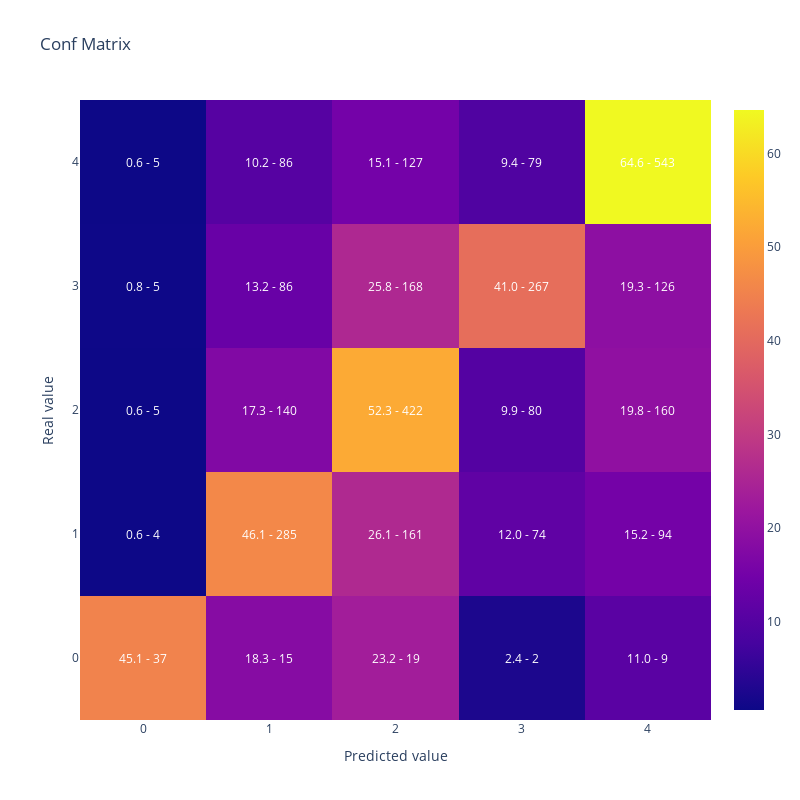

Notebook source saved alongside this figure:
### Code cell
#Vamos a replicar el resultado de la optimizacion reentrenando el modelo con el mejor conjunto de hiperparametros
#Generamos parametros incluyendo los fijos y la mejor solución que encontro optuna
lgb_params = {
    'objective': 'multiclass',
    'verbosity': -1,
    'num_class': len(y_train.unique())
}

# Update lgb_params with study.best_params
lgb_params.update(study.best_params)

lgb_train_dataset = lgb.Dataset(data=X_train,
                                label=y_train)


#Entreno
lgb_model = lgb.train(lgb_params,
                    lgb_train_dataset)

#Muestro matriz de confusion y kappa
display(plot_confusion_matrix(y_test,lgb_model.predict(X_test).argmax(axis=1)))

cohen_kappa_score(y_test,lgb_model.predict(X_test).argmax(axis=1),
                             weights = 'quadratic')

### Figure 1 — Plotly figure (JSON) as saved in the notebook; plotly's stock layout.template omitted (floating-point values rounded to 4 significant figures)
{"data": [{"type": "heatmap", "x": [0, 1, 2, 3, 4], "y": [0, 1, 2, 3, 4], "z": [[45.12, 18.29, 23.17, 2.439, 10.98], [0.6472, 46.12, 26.05, 11.97, 15.21], [0.6196, 17.35, 52.29, 9.913, 19.83], [0.7669, 13.19, 25.77, 40.95, 19.33], [0.5952, 10.24, 15.12, 9.405, 64.64]]}], "layout": {"annotations": [{"font": {"color": "white"}, "showarrow": false, "text": "45.1 - 37", "x": 0, "xref": "x", "y": 0, "yref": "y"}, {"font": {"color": "white"}, "showarrow": false, "text": "18.3 - 15", "x": 1, "xref": "x", "y": 0, "yref": "y"}, {"font": {"color": "white"}, "showarrow": false, "text": "23.2 - 19", "x": 2, "xref": "x", "y": 0, "yref": "y"}, {"font": {"color": "white"}, "showarrow": false, "text": "2.4 - 2", "x": 3, "xref": "x", "y": 0, "yref": "y"}, {"font": {"color": "white"}, "showarrow": false, "text": "11.0 - 9", "x": 4, "xref": "x", "y": 0, "yref": "y"}, {"font": {"color": "white"}, "showarrow": false, "text": "0.6 - 4", "x": 0, "xref": "x", "y": 1, "yref": "y"}, {"font": {"color": "white"}, "showarrow": false, "text": "46.1 - 285", "x": 1, "xref": "x", "y": 1, "yref": "y"}, {"font": {"color": "white"}, "showarrow": false, "text": "26.1 - 161", "x": 2, "xref": "x", "y": 1, "yref": "y"}, {"font": {"color": "white"}, "showarrow": false, "text": "12.0 - 74", "x": 3, "xref": "x", "y": 1, "yref": "y"}, {"font": {"color": "white"}, "showarrow": false, "text": "15.2 - 94", "x": 4, "xref": "x", "y": 1, "yref": "y"}, {"font": {"color": "white"}, "showarrow": false, "text": "0.6 - 5", "x": 0, "xref": "x", "y": 2, "yref": "y"}, {"font": {"color": "white"}, "showarrow": false, "text": "17.3 - 140", "x": 1, "xref": "x", "y": 2, "yref": "y"}, {"font": {"color": "white"}, "showarrow": false, "text": "52.3 - 422", "x": 2, "xref": "x", "y": 2, "yref": "y"}, {"font": {"color": "white"}, "showarrow": false, "text": "9.9 - 80", "x": 3, "xref": "x", "y": 2, "yref": "y"}, {"font": {"color": "white"}, "showarrow": false, "text": "19.8 - 160", "x": 4, "xref": "x", "y": 2, "yref": "y"}, {"font": {"color": "white"}, "showarrow": false, "text": "0.8 - 5", "x": 0, "xref": "x", "y": 3, "yref": "y"}, {"font": {"color": "white"}, "showarrow": false, "text": "13.2 - 86", "x": 1, "xref": "x", "y": 3, "yref": "y"}, {"font": {"color": "white"}, "showarrow": false, "text": "25.8 - 168", "x": 2, "xref": "x", "y": 3, "yref": "y"}, {"font": {"color": "white"}, "showarrow": false, "text": "41.0 - 267", "x": 3, "xref": "x", "y": 3, "yref": "y"}, {"font": {"color": "white"}, "showarrow": false, "text": "19.3 - 126", "x": 4, "xref": "x", "y": 3, "yref": "y"}, {"font": {"color": "white"}, "showarrow": false, "text": "0.6 - 5", "x": 0, "xref": "x", "y": 4, "yref": "y"}, {"font": {"color": "white"}, "showarrow": false, "text": "10.2 - 86", "x": 1, "xref": "x", "y": 4, "yref": "y"}, {"font": {"color": "white"}, "showarrow": false, "text": "15.1 - 127", "x": 2, "xref": "x", "y": 4, "yref": "y"}, {"font": {"color": "white"}, "showarrow": false, "text": "9.4 - 79", "x": 3, "xref": "x", "y": 4, "yref": "y"}, {"font": {"color": "white"}, "showarrow": false, "text": "64.6 - 543", "x": 4, "xref": "x", "y": 4, "yref": "y"}], "height": 800, "title": {"text": "Conf Matrix"}, "width": 800, "xaxis": {"title": {"text": "Predicted value"}}, "yaxis": {"title": {"text": "Real value"}}}}
